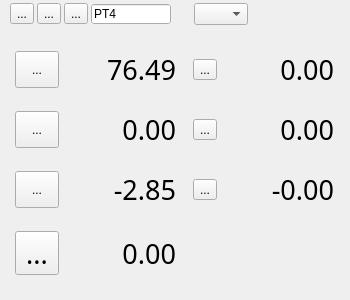
<?xml version="1.0" encoding="UTF-8"?>
<ui version="4.0">
 <class>CMachineStatusCoordinate</class>
 <widget class="QWidget" name="CMachineStatusCoordinate">
  <property name="geometry">
   <rect>
    <x>0</x>
    <y>0</y>
    <width>350</width>
    <height>300</height>
   </rect>
  </property>
  <property name="windowTitle">
   <string>Form</string>
  </property>
  <layout class="QGridLayout" name="gridLayout_2">
   <property name="leftMargin">
    <number>4</number>
   </property>
   <property name="topMargin">
    <number>0</number>
   </property>
   <property name="rightMargin">
    <number>4</number>
   </property>
   <property name="bottomMargin">
    <number>2</number>
   </property>
   <property name="spacing">
    <number>0</number>
   </property>
   <item row="0" column="0">
    <widget class="QWidget" name="widget_1" native="true">
     <property name="sizePolicy">
      <sizepolicy hsizetype="Preferred" vsizetype="Fixed">
       <horstretch>0</horstretch>
       <verstretch>0</verstretch>
      </sizepolicy>
     </property>
     <layout class="QHBoxLayout" name="horizontalLayout">
      <property name="spacing">
       <number>3</number>
      </property>
      <property name="leftMargin">
       <number>6</number>
      </property>
      <property name="topMargin">
       <number>3</number>
      </property>
      <property name="rightMargin">
       <number>4</number>
      </property>
      <property name="bottomMargin">
       <number>3</number>
      </property>
      <item>
       <widget class="QToolButton" name="toolButton_1">
        <property name="text">
         <string>...</string>
        </property>
        <property name="icon">
         <iconset resource="res.qrc">
          <normaloff>:/res/button1.jpg</normaloff>:/res/button1.jpg</iconset>
        </property>
       </widget>
      </item>
      <item>
       <widget class="QToolButton" name="toolButton_2">
        <property name="text">
         <string>...</string>
        </property>
        <property name="icon">
         <iconset resource="res.qrc">
          <normaloff>:/res/button2.jpg</normaloff>:/res/button2.jpg</iconset>
        </property>
       </widget>
      </item>
      <item>
       <widget class="QToolButton" name="toolButton_3">
        <property name="text">
         <string>...</string>
        </property>
        <property name="icon">
         <iconset resource="res.qrc">
          <normaloff>:/res/button3.jpg</normaloff>:/res/button3.jpg</iconset>
        </property>
       </widget>
      </item>
      <item>
       <widget class="QLineEdit" name="lineEdit">
        <property name="sizePolicy">
         <sizepolicy hsizetype="Fixed" vsizetype="Fixed">
          <horstretch>0</horstretch>
          <verstretch>0</verstretch>
         </sizepolicy>
        </property>
        <property name="maximumSize">
         <size>
          <width>80</width>
          <height>20</height>
         </size>
        </property>
        <property name="autoFillBackground">
         <bool>true</bool>
        </property>
        <property name="text">
         <string>PT4</string>
        </property>
       </widget>
      </item>
      <item>
       <spacer name="horizontalSpacer_2">
        <property name="orientation">
         <enum>Qt::Horizontal</enum>
        </property>
        <property name="sizeType">
         <enum>QSizePolicy::Fixed</enum>
        </property>
        <property name="sizeHint" stdset="0">
         <size>
          <width>20</width>
          <height>20</height>
         </size>
        </property>
       </spacer>
      </item>
      <item>
       <widget class="QComboBox" name="comboBox">
        <property name="sizePolicy">
         <sizepolicy hsizetype="Fixed" vsizetype="Fixed">
          <horstretch>0</horstretch>
          <verstretch>0</verstretch>
         </sizepolicy>
        </property>
        <property name="sizeAdjustPolicy">
         <enum>QComboBox::AdjustToMinimumContentsLength</enum>
        </property>
        <property name="minimumContentsLength">
         <number>3</number>
        </property>
       </widget>
      </item>
      <item>
       <spacer name="horizontalSpacer">
        <property name="orientation">
         <enum>Qt::Horizontal</enum>
        </property>
        <property name="sizeType">
         <enum>QSizePolicy::Preferred</enum>
        </property>
        <property name="sizeHint" stdset="0">
         <size>
          <width>100</width>
          <height>20</height>
         </size>
        </property>
       </spacer>
      </item>
     </layout>
    </widget>
   </item>
   <item row="1" column="0">
    <widget class="QWidget" name="widget_2" native="true">
     <layout class="QGridLayout" name="gridLayout">
      <property name="leftMargin">
       <number>4</number>
      </property>
      <property name="topMargin">
       <number>0</number>
      </property>
      <property name="rightMargin">
       <number>4</number>
      </property>
      <property name="bottomMargin">
       <number>0</number>
      </property>
      <property name="horizontalSpacing">
       <number>10</number>
      </property>
      <property name="verticalSpacing">
       <number>0</number>
      </property>
      <item row="0" column="1">
       <widget class="QLabel" name="label_2">
        <property name="maximumSize">
         <size>
          <width>200</width>
          <height>120</height>
         </size>
        </property>
        <property name="font">
         <font>
          <family>黑体</family>
          <pointsize>20</pointsize>
         </font>
        </property>
        <property name="autoFillBackground">
         <bool>true</bool>
        </property>
        <property name="lineWidth">
         <number>0</number>
        </property>
        <property name="text">
         <string>76.49</string>
        </property>
        <property name="scaledContents">
         <bool>true</bool>
        </property>
        <property name="alignment">
         <set>Qt::AlignRight|Qt::AlignTrailing|Qt::AlignVCenter</set>
        </property>
       </widget>
      </item>
      <item row="0" column="3">
       <widget class="QLabel" name="label_4">
        <property name="sizePolicy">
         <sizepolicy hsizetype="Fixed" vsizetype="Preferred">
          <horstretch>0</horstretch>
          <verstretch>0</verstretch>
         </sizepolicy>
        </property>
        <property name="maximumSize">
         <size>
          <width>100</width>
          <height>100</height>
         </size>
        </property>
        <property name="font">
         <font>
          <family>黑体</family>
          <pointsize>20</pointsize>
         </font>
        </property>
        <property name="lineWidth">
         <number>0</number>
        </property>
        <property name="text">
         <string>0.00</string>
        </property>
        <property name="scaledContents">
         <bool>true</bool>
        </property>
        <property name="alignment">
         <set>Qt::AlignRight|Qt::AlignTrailing|Qt::AlignVCenter</set>
        </property>
       </widget>
      </item>
      <item row="1" column="1">
       <widget class="QLabel" name="label_6">
        <property name="maximumSize">
         <size>
          <width>100</width>
          <height>100</height>
         </size>
        </property>
        <property name="font">
         <font>
          <family>黑体</family>
          <pointsize>20</pointsize>
         </font>
        </property>
        <property name="autoFillBackground">
         <bool>true</bool>
        </property>
        <property name="lineWidth">
         <number>0</number>
        </property>
        <property name="text">
         <string>0.00</string>
        </property>
        <property name="scaledContents">
         <bool>true</bool>
        </property>
        <property name="alignment">
         <set>Qt::AlignRight|Qt::AlignTrailing|Qt::AlignVCenter</set>
        </property>
       </widget>
      </item>
      <item row="1" column="3">
       <widget class="QLabel" name="label_8">
        <property name="font">
         <font>
          <family>黑体</family>
          <pointsize>20</pointsize>
         </font>
        </property>
        <property name="lineWidth">
         <number>0</number>
        </property>
        <property name="text">
         <string>0.00</string>
        </property>
        <property name="scaledContents">
         <bool>true</bool>
        </property>
        <property name="alignment">
         <set>Qt::AlignRight|Qt::AlignTrailing|Qt::AlignVCenter</set>
        </property>
       </widget>
      </item>
      <item row="2" column="1">
       <widget class="QLabel" name="label_10">
        <property name="maximumSize">
         <size>
          <width>100</width>
          <height>100</height>
         </size>
        </property>
        <property name="font">
         <font>
          <family>黑体</family>
          <pointsize>20</pointsize>
         </font>
        </property>
        <property name="lineWidth">
         <number>0</number>
        </property>
        <property name="text">
         <string>-2.85</string>
        </property>
        <property name="scaledContents">
         <bool>true</bool>
        </property>
        <property name="alignment">
         <set>Qt::AlignRight|Qt::AlignTrailing|Qt::AlignVCenter</set>
        </property>
       </widget>
      </item>
      <item row="2" column="3">
       <widget class="QLabel" name="label_12">
        <property name="font">
         <font>
          <family>黑体</family>
          <pointsize>20</pointsize>
         </font>
        </property>
        <property name="autoFillBackground">
         <bool>true</bool>
        </property>
        <property name="lineWidth">
         <number>0</number>
        </property>
        <property name="text">
         <string>-0.00</string>
        </property>
        <property name="scaledContents">
         <bool>true</bool>
        </property>
        <property name="alignment">
         <set>Qt::AlignRight|Qt::AlignTrailing|Qt::AlignVCenter</set>
        </property>
       </widget>
      </item>
      <item row="3" column="1">
       <widget class="QLabel" name="label_14">
        <property name="maximumSize">
         <size>
          <width>100</width>
          <height>100</height>
         </size>
        </property>
        <property name="font">
         <font>
          <family>黑体</family>
          <pointsize>20</pointsize>
         </font>
        </property>
        <property name="autoFillBackground">
         <bool>true</bool>
        </property>
        <property name="lineWidth">
         <number>0</number>
        </property>
        <property name="text">
         <string>0.00</string>
        </property>
        <property name="scaledContents">
         <bool>true</bool>
        </property>
        <property name="alignment">
         <set>Qt::AlignRight|Qt::AlignTrailing|Qt::AlignVCenter</set>
        </property>
       </widget>
      </item>
      <item row="0" column="0">
       <widget class="QToolButton" name="toolButton_10">
        <property name="sizePolicy">
         <sizepolicy hsizetype="Preferred" vsizetype="Preferred">
          <horstretch>0</horstretch>
          <verstretch>0</verstretch>
         </sizepolicy>
        </property>
        <property name="text">
         <string>...</string>
        </property>
        <property name="icon">
         <iconset resource="res.qrc">
          <normaloff>:/res/X.jpg</normaloff>:/res/X.jpg</iconset>
        </property>
        <property name="iconSize">
         <size>
          <width>40</width>
          <height>40</height>
         </size>
        </property>
       </widget>
      </item>
      <item row="0" column="2">
       <widget class="QToolButton" name="toolButton_4">
        <property name="text">
         <string>...</string>
        </property>
        <property name="icon">
         <iconset resource="res.qrc">
          <normaloff>:/res/YY.jpg</normaloff>:/res/YY.jpg</iconset>
        </property>
        <property name="iconSize">
         <size>
          <width>30</width>
          <height>30</height>
         </size>
        </property>
       </widget>
      </item>
      <item row="1" column="0">
       <widget class="QToolButton" name="toolButton_5">
        <property name="sizePolicy">
         <sizepolicy hsizetype="Preferred" vsizetype="Preferred">
          <horstretch>0</horstretch>
          <verstretch>0</verstretch>
         </sizepolicy>
        </property>
        <property name="text">
         <string>...</string>
        </property>
        <property name="icon">
         <iconset resource="res.qrc">
          <normaloff>:/res/Y.jpg</normaloff>:/res/Y.jpg</iconset>
        </property>
        <property name="iconSize">
         <size>
          <width>30</width>
          <height>30</height>
         </size>
        </property>
       </widget>
      </item>
      <item row="1" column="2">
       <widget class="QToolButton" name="toolButton_6">
        <property name="text">
         <string>...</string>
        </property>
        <property name="icon">
         <iconset resource="res.qrc">
          <normaloff>:/res/ZZ.jpg</normaloff>:/res/ZZ.jpg</iconset>
        </property>
        <property name="iconSize">
         <size>
          <width>30</width>
          <height>30</height>
         </size>
        </property>
       </widget>
      </item>
      <item row="2" column="0">
       <widget class="QToolButton" name="toolButton_7">
        <property name="sizePolicy">
         <sizepolicy hsizetype="Preferred" vsizetype="Preferred">
          <horstretch>0</horstretch>
          <verstretch>0</verstretch>
         </sizepolicy>
        </property>
        <property name="text">
         <string>...</string>
        </property>
        <property name="icon">
         <iconset resource="res.qrc">
          <normaloff>:/res/Z.jpg</normaloff>:/res/Z.jpg</iconset>
        </property>
        <property name="iconSize">
         <size>
          <width>30</width>
          <height>30</height>
         </size>
        </property>
       </widget>
      </item>
      <item row="2" column="2">
       <widget class="QToolButton" name="toolButton_8">
        <property name="autoFillBackground">
         <bool>true</bool>
        </property>
        <property name="text">
         <string>...</string>
        </property>
        <property name="icon">
         <iconset resource="res.qrc">
          <normaloff>:/res/peo.jpg</normaloff>:/res/peo.jpg</iconset>
        </property>
        <property name="iconSize">
         <size>
          <width>30</width>
          <height>30</height>
         </size>
        </property>
       </widget>
      </item>
      <item row="3" column="0">
       <widget class="QToolButton" name="toolButton_9">
        <property name="font">
         <font>
          <family>Adobe Arabic</family>
          <pointsize>20</pointsize>
         </font>
        </property>
        <property name="text">
         <string>...</string>
        </property>
        <property name="icon">
         <iconset resource="res.qrc">
          <normaloff>:/res/XX.jpg</normaloff>:/res/XX.jpg</iconset>
        </property>
        <property name="iconSize">
         <size>
          <width>30</width>
          <height>30</height>
         </size>
        </property>
       </widget>
      </item>
     </layout>
    </widget>
   </item>
  </layout>
 </widget>
 <resources>
  <include location="res.qrc"/>
 </resources>
 <connections/>
</ui>
